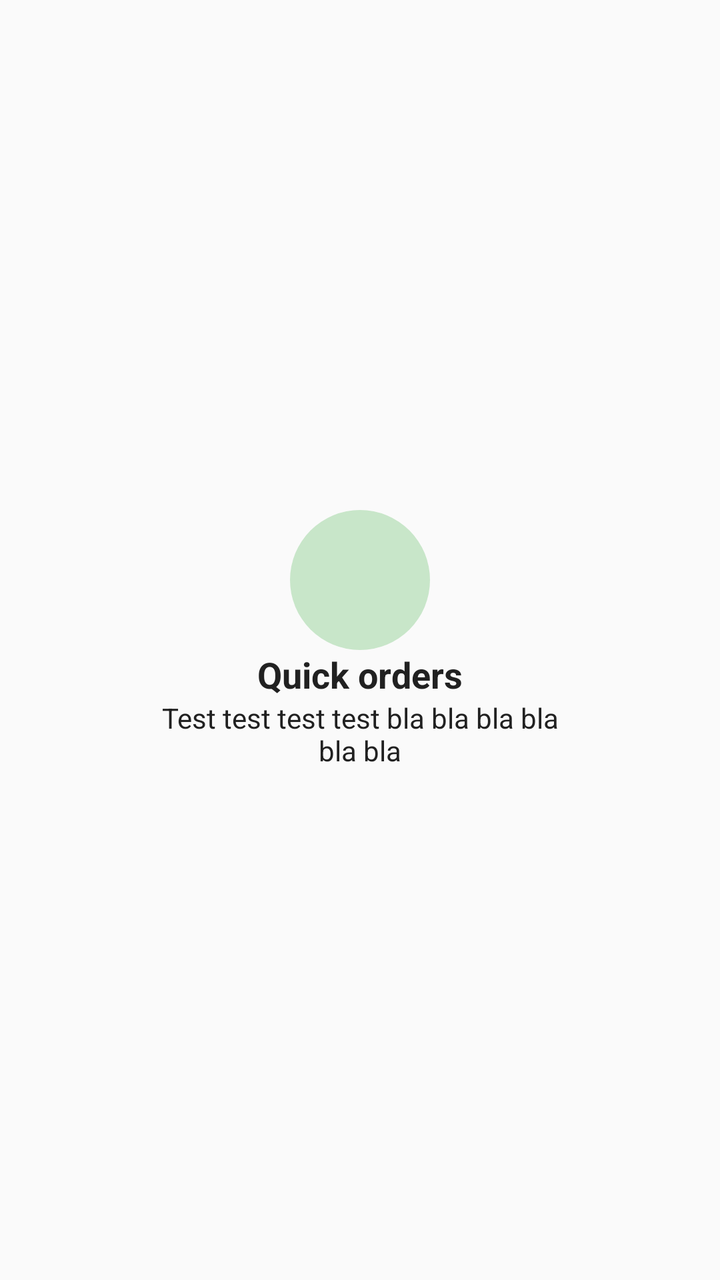
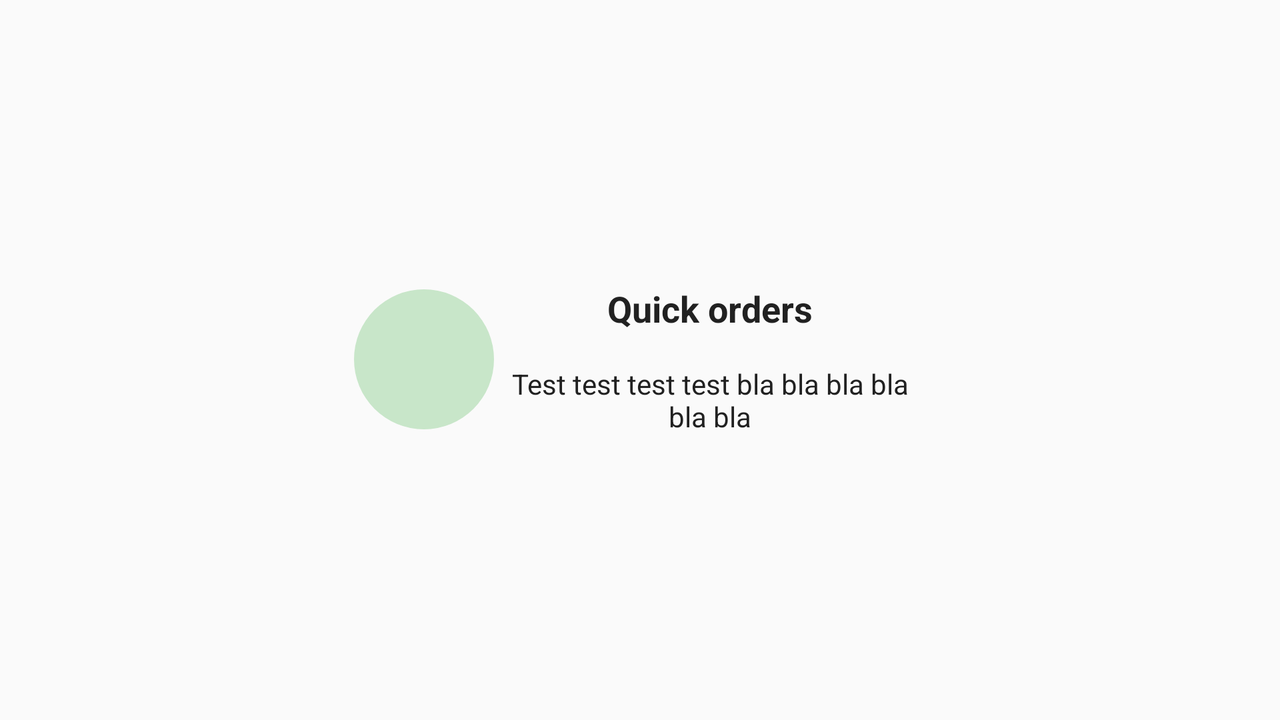

Two renders of one Android screen. The first uses the default layout on a phone; the second uses the alternative layout the repository ships for a different screen configuration, on a matching device. The two XML files are below.
<!-- AndroidManifest.xml: application theme AppTheme.NoActionBar -->
<!-- res/layout/pager_layout.xml -->
<?xml version="1.0" encoding="utf-8"?>
<FrameLayout xmlns:android="http://schemas.android.com/apk/res/android"
    android:layout_width="match_parent"
    android:layout_height="match_parent"
    android:background="@android:color/transparent">

    <LinearLayout
        android:layout_width="wrap_content"
        android:layout_height="wrap_content"
        android:layout_gravity="center"
        android:gravity="center"
        android:orientation="vertical"
        android:background="@android:color/transparent">

        <ImageView
            android:layout_width="wrap_content"
            android:layout_height="wrap_content"
            android:id="@+id/imageOnBoarding"
            android:scaleType="fitCenter"
            android:src="@mipmap/default_profile"
            android:background="@drawable/background_button_g"/>

        <TextView
            android:id="@+id/titleOnBoarding"
            style="@style/TextViewTechnoMedium"
            android:text="Quick orders"
            android:textColor="@color/colorPrimaryText"
            android:layout_gravity="center_horizontal"
            android:layout_margin="@dimen/margin_medium_global"/>

        <TextView
            android:id="@+id/subtitleOnBoarding"
            style="@style/TextViewTechnoSmall"
            android:layout_width="200dp"
            android:text="Test test test test bla bla bla bla bla bla"
            android:textColor="@color/colorPrimaryText"
            android:gravity="center"
            android:layout_gravity="center_horizontal"
            android:lines="2"
            android:layout_margin="@dimen/margin_medium_global"/>

    </LinearLayout>

</FrameLayout>
<!-- resources referenced by this layout -->
<resources>
  <color name="colorPrimaryText">#212121</color>
  <!-- drawable background_button_g (drawable) -->
  <?xml version="1.0" encoding="utf-8"?>
  <shape xmlns:android="http://schemas.android.com/apk/res/android"
      android:shape="oval">
      <solid
          android:color="@color/colorPrimaryLight"/>
      <stroke
          android:width="0dp"
          android:color="@color/colorPrimaryDark" />
      <corners
          android:radius="2dp"/>
      <padding
          android:right="35dp"
          android:bottom="35dp"
          android:left="35dp"
          android:top="35dp"/>
  </shape>
  <style name="TextViewTechnoMedium">
          <item name="android:layout_width">wrap_content</item>
          <item name="android:layout_height">wrap_content</item>
          <item name="android:textAppearance">?android:attr/textAppearanceMedium</item>
          <item name="android:textColor">@color/colorPrimaryText</item>
          <item name="android:textStyle">bold</item>
      </style>
  <style name="TextViewTechnoSmall">
          <item name="android:layout_width">wrap_content</item>
          <item name="android:layout_height">wrap_content</item>
          <item name="android:textAppearance">?android:attr/textAppearanceSmall</item>
          <item name="android:textColor">@color/colorPrimaryText</item>
          <item name="android:textStyle">normal</item>
      </style>
  <!-- from res/values-v21/ -->
  <style name="AppTheme.NoActionBar">
          <item name="android:windowContentTransitions">true</item>
          <item name="android:windowAllowEnterTransitionOverlap">false</item>
          <item name="android:windowAllowReturnTransitionOverlap">false</item>
  
          <item name="windowActionBar">false</item>
          <item name="windowNoTitle">true</item>
  
          <item name="android:windowDrawsSystemBarBackgrounds">true</item>
          <item name="android:statusBarColor">@color/colorPrimaryDark</item>
          <item name="android:windowTranslucentNavigation">false</item>
      </style>
  <color name="colorPrimaryLight">#C8E6C9</color>
  <color name="colorPrimaryDark">#388E3C</color>
</resources>
<!-- res/layout-land/pager_layout.xml (the repository's variant of the layout above) -->
<!-- drawn on the phone turned sideways -->
<?xml version="1.0" encoding="utf-8"?>
<FrameLayout xmlns:android="http://schemas.android.com/apk/res/android"
    android:layout_width="match_parent"
    android:layout_height="match_parent"
    android:background="@android:color/transparent">

    <LinearLayout
        android:layout_width="wrap_content"
        android:layout_height="wrap_content"
        android:layout_gravity="center"
        android:gravity="center"
        android:orientation="horizontal"
        android:background="@android:color/transparent">

        <ImageView
            android:layout_width="wrap_content"
            android:layout_height="wrap_content"
            android:id="@+id/imageOnBoarding"
            android:scaleType="fitCenter"
            android:src="@mipmap/default_profile"
            android:background="@drawable/background_button_g"/>

        <LinearLayout
            android:layout_width="wrap_content"
            android:layout_height="wrap_content"
            android:orientation="vertical">
            <TextView
                android:id="@+id/titleOnBoarding"
                style="@style/TextViewTechnoMedium"
                android:text="Quick orders"
                android:textColor="@color/colorPrimaryText"
                android:layout_gravity="center_horizontal"
                android:layout_margin="@dimen/margin_medium"/>
            <TextView
                android:id="@+id/subtitleOnBoarding"
                style="@style/TextViewTechnoSmall"
                android:layout_width="200dp"
                android:text="Test test test test bla bla bla bla bla bla"
                android:textColor="@color/colorPrimaryText"
                android:gravity="center"
                android:layout_gravity="center_horizontal"
                android:lines="2"
                android:layout_margin="@dimen/margin_medium"/>
        </LinearLayout>
    </LinearLayout>
</FrameLayout>
<!-- resources referenced by the variant -->
<!-- as the phone turned sideways resolves them -->
<resources>
  <color name="colorPrimaryText">#212121</color>
  <dimen name="margin_medium">8dp</dimen>
  <!-- drawable background_button_g (drawable) -->
  <?xml version="1.0" encoding="utf-8"?>
  <shape xmlns:android="http://schemas.android.com/apk/res/android"
      android:shape="oval">
      <solid
          android:color="@color/colorPrimaryLight"/>
      <stroke
          android:width="0dp"
          android:color="@color/colorPrimaryDark" />
      <corners
          android:radius="2dp"/>
      <padding
          android:right="35dp"
          android:bottom="35dp"
          android:left="35dp"
          android:top="35dp"/>
  </shape>
  <style name="TextViewTechnoMedium">
          <item name="android:layout_width">wrap_content</item>
          <item name="android:layout_height">wrap_content</item>
          <item name="android:textAppearance">?android:attr/textAppearanceMedium</item>
          <item name="android:textColor">@color/colorPrimaryText</item>
          <item name="android:textStyle">bold</item>
      </style>
  <style name="TextViewTechnoSmall">
          <item name="android:layout_width">wrap_content</item>
          <item name="android:layout_height">wrap_content</item>
          <item name="android:textAppearance">?android:attr/textAppearanceSmall</item>
          <item name="android:textColor">@color/colorPrimaryText</item>
          <item name="android:textStyle">normal</item>
      </style>
  <!-- from res/values-v21/ -->
  <style name="AppTheme.NoActionBar">
          <item name="android:windowContentTransitions">true</item>
          <item name="android:windowAllowEnterTransitionOverlap">false</item>
          <item name="android:windowAllowReturnTransitionOverlap">false</item>
  
          <item name="windowActionBar">false</item>
          <item name="windowNoTitle">true</item>
  
          <item name="android:windowDrawsSystemBarBackgrounds">true</item>
          <item name="android:statusBarColor">@color/colorPrimaryDark</item>
          <item name="android:windowTranslucentNavigation">false</item>
      </style>
  <color name="colorPrimaryLight">#C8E6C9</color>
  <color name="colorPrimaryDark">#388E3C</color>
</resources>
